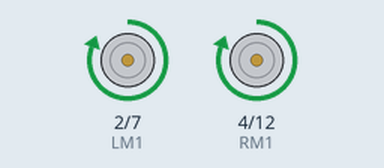
This sketch was run on a simulated Arduino Uno, built with avr-gcc and run on an emulated ATmega328P. Parts: motor-driver pin pairs drawn as motors (green arrow = first pin HIGH = forward, orange = second pin HIGH = backward, longer = more drive). What the sketch prints to the serial monitor is not drawn.

Above: at 0.2 s.
Timing chart, 0 to 3.0 s (numbered marks = the images above):
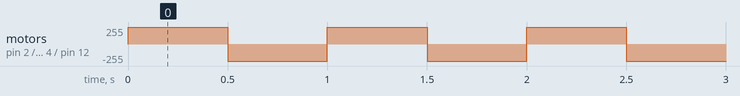

Measured:
- by itself, motor on pin 2 (LM1) / pin 7 (LM2), motor on pin 4 (RM1) / pin 12 (RM2): alternates forward 255/255 for 0.50 s and backward 255/255 for 0.50 s

The sketch:

test1.ino
```cpp
// to check car movement.
#define LM1 2       // left motor
#define LM2 7       // left motor
#define RM1 4       // right motor
#define RM2 12       // right motor

void setup(){
    pinMode(LM1,OUTPUT);
    pinMode(LM2,OUTPUT);
    pinMode(RM1,OUTPUT);
    pinMode(RM2,OUTPUT);
    Serial.begin(9600);
}

void forward(){
    digitalWrite(LM1,1);
    digitalWrite(LM2,0);
    digitalWrite(RM1,1);
    digitalWrite(RM2,0);
    Serial.println("Forward");
}

void backward(){
    digitalWrite(LM1,0);
    digitalWrite(LM2,1);
    digitalWrite(RM1,0);
    digitalWrite(RM2,1);
    Serial.println("Backward");
}

void loop(){
    forward();
    delay(500);
    backward();
    delay(500);
}
```
